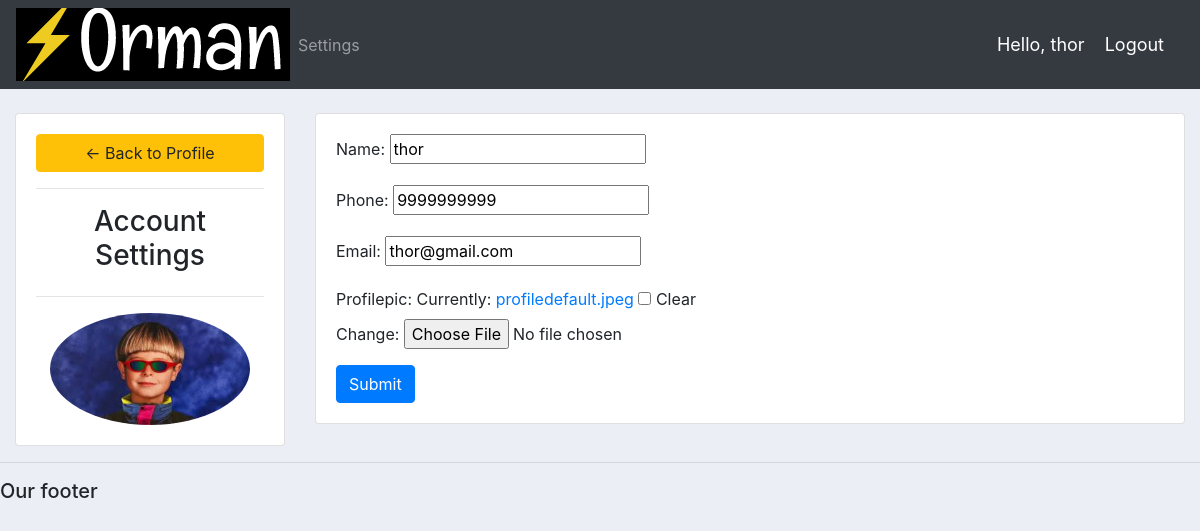
Page /account/ (signed in) on the committed database.
### accounts/models.py (models this page shows, shortened)
class Customer(models.Model):
	user=models.OneToOneField(User,null=True,on_delete=models.CASCADE)
	name = models.CharField(max_length=200, null=True)
	phone = models.CharField(max_length=200, null=True)
	email = models.CharField(max_length=200, null=True)
	profilepic = models.ImageField(default="profiledefault.jpeg",null=True, blank=True)
	date_created = models.DateTimeField(auto_now_add=True, null=True)

### accounts/decorators.py (the view)
		def wrapper_func(request, *args, **kwargs):
			group = None
			if request.user.groups.exists():
				group = request.user.groups.all()[0].name
			if group in allowed_roles:
				return view_func(request, *args, **kwargs)
			else:
				return HttpResponse('You are not authorized to view this page')

### accounts/forms.py
class CustomerForm(ModelForm):
	class Meta:
		model = Customer
		fields = '__all__'
		exclude = ['user']

### accounts/views.py (called while the page is built)
@login_required(login_url='login')
@allowed_users(allowed_roles=['customer'])
def accountSettings(request):
	customer = request.user.customer
	form = CustomerForm(instance=customer)
	if request.method == 'POST':
		form = CustomerForm(request.POST, request.FILES,instance=customer)
		if form.is_valid():
			form.save()
	context={'form':form}
	return render(request,'accounts/account_settings.html',context)

### accounts/templates/accounts/account_settings.html (shortened to what this page needs)
{%  extends 'accounts/main.html' %}
{% load static %}
{% block content %}
<br>
<div class="row">
	<div class="col-md-3">
		<div class="card card-body">
			<a class="btn btn-warning" href="{% url 'home' %}"> &#8592; Back to Profile</a>
			<hr>
			<h3 style="text-align: center">Account Settings</h3>
			<hr>
			<img class="profile-pic" src="{{request.user.customer.profilepic.url}}" >
		</div>
	</div>
	<div class="col-md-9">
		<div class="card card-body">
			<form method="POST" action="" enctype="multipart/form-data">
				{{form.as_p}}
			<input class="btn btn-primary" type="submit" name="Update Information">
			</form>
		</div>
	</div>
</div>
{% endblock %}

### accounts/templates/accounts/navbar.html (shortened to what this page needs)
{% load static %}
<nav class="navbar navbar-expand-lg navbar-dark bg-dark">
 <img src="{% static 'images/logo.png' %}">
  <div class="collapse navbar-collapse" id="navbarNav">
    <ul class="navbar-nav">
      {% if request.user.is_staff %}
      <li class="nav-item active">
        <a class="nav-link" href="{% url 'home' %}">Dashboard</a>
      </li>
      <li class="nav-item">
        <a class="nav-link" href="{% url 'products' %}">Products</a>
      </li>
      {% else %}
       <li class="nav-item">
        <a class="nav-link" href="{% url 'account' %}">Settings</a>
      </li>
      {% endif %}
    </ul>
  </div>
  <span class="hello-msg">Hello, {{request.user}}</span>
  <span ><a  class="hello-msg" href="{% url 'logout' %}">Logout</a></span>
</nav>

### static/css/main.css (style rules this page uses)
body { background-color: #ebeff5; }

### accounts/templates/accounts/navbar.html (style rules this page uses)
.hello-msg { font-size: 18px; color: #fff; margin-right: 20px; }

### accounts/templates/accounts/account_settings.html (style rules this page uses)
.profile-pic { max-width: 200px; max-height:200px; margin: 0 auto; border-radius: 50%; }

### rows in the picture
Customer: name "thor", phone "9999999999", email "thor@gmail.com"

### other values in the picture
{{ request.user }} "thor"
